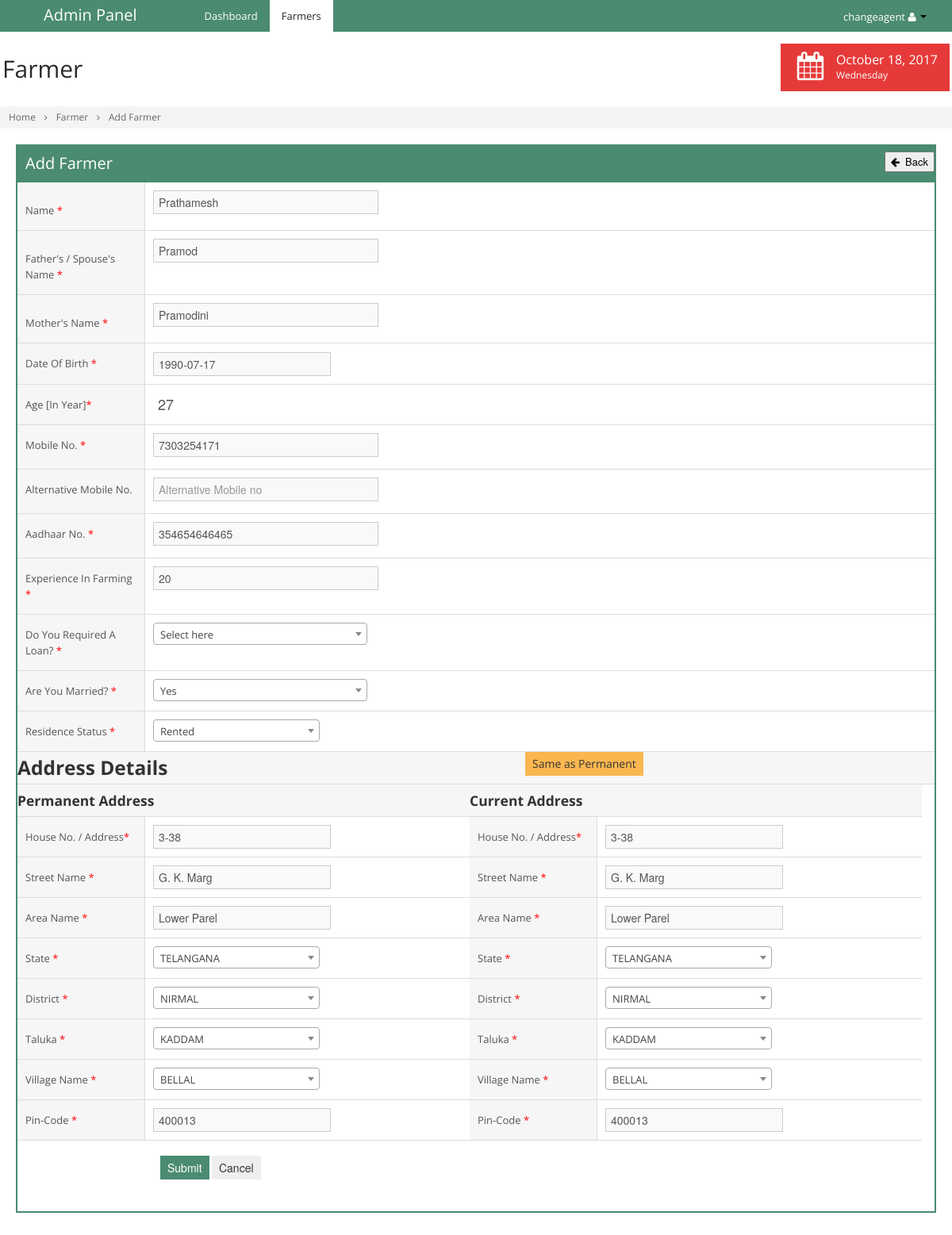
The app's page /edit_farmer.php?pag=farmers&fm_id=100001 (signed in) with its own data.
### tables this page shows
CREATE TABLE IF NOT EXISTS `tbl_farmers` (
  `id` int(11) NOT NULL AUTO_INCREMENT,
  `fm_caid` int(11) NOT NULL,
  `fm_id` int(11) NOT NULL,
  `fm_name` varchar(255) NOT NULL,
  `fm_aadhar` bigint(11) NOT NULL,
  `fm_mobileno` bigint(11) NOT NULL,
  `fm_loan` varchar(255) NOT NULL,
  `fm_amount` varchar(255) NOT NULL,
  `fm_status` int(11) NOT NULL,
  `fm_createddt` datetime NOT NULL,
  `fm_createdby` varchar(255) NOT NULL,
  `fm_modifieddt` datetime NOT NULL,
  `fm_modifiedby` varchar(255) NOT NULL,
  PRIMARY KEY (`id`)
);

CREATE TABLE IF NOT EXISTS `tbl_personal_detail` (
  `id` int(11) NOT NULL AUTO_INCREMENT,
  `fm_caid` int(11) NOT NULL,
  `fm_id` int(11) NOT NULL,
  `f1_mfname` varchar(255) NOT NULL,
  `f1_mmname` varchar(500) NOT NULL,
  `f1_father` varchar(255) NOT NULL,
  `f1_age` int(11) NOT NULL,
  `f1_dob` date NOT NULL,
  `f1_mobno` varchar(50) NOT NULL,
  `f1_altno` varchar(50) NOT NULL,
  `f1_ppno` varchar(50) NOT NULL,
  `f1_pancard` varchar(50) NOT NULL,
  `f1_vote` varchar(50) NOT NULL,
  `f1_licno` varchar(50) NOT NULL,
  `f1_otherno` varchar(50) NOT NULL,
  `f1_expfarm` varchar(50) NOT NULL,
  `f1_required_loan` varchar(15) NOT NULL,
  `f1_required_loan_amt` varchar(255) NOT NULL,
  `f1_loan_purpose` varchar(50) NOT NULL,
  `f1_crop_cycle` varchar(100) NOT NULL,
  `f1_status` int(11) NOT NULL DEFAULT '0',
  `f1_section_id` int(11) NOT NULL,
  `f1_points` int(11) NOT NULL,
  `f1_created_date` datetime NOT NULL,
  `f1_created_by` varchar(100) NOT NULL,
  `f1_modified_date` datetime NOT NULL,
  `f1_modified_by` varchar(100) NOT NULL,
  PRIMARY KEY (`id`)
);

CREATE TABLE IF NOT EXISTS `tbl_residence_details` (
  `id` int(11) NOT NULL AUTO_INCREMENT,
  `fm_caid` int(11) NOT NULL,
  `fm_id` int(11) NOT NULL,
  `f7_resistatus` varchar(20) NOT NULL,
  `f7_rent_amount` varchar(255) NOT NULL,
  `f7_phouse` varchar(150) NOT NULL,
  `f7_pstreet` varchar(150) NOT NULL,
  `f7_parea` varchar(100) NOT NULL,
  `f7_pstate` varchar(100) NOT NULL,
  `f7_pdistrict` varchar(100) NOT NULL,
  `f7_ptaluka` varchar(100) NOT NULL,
  `f7_pvillage` varchar(100) NOT NULL,
  `f7_ppin` varchar(10) NOT NULL,
  `f7_platlon` varchar(100) NOT NULL,
  `f7_chouse` varchar(50) NOT NULL,
  `f7_cstreet` varchar(50) NOT NULL,
  `f7_carea` varchar(100) NOT NULL,
  `f7_cstate` varchar(100) NOT NULL,
  `f7_cdistrict` varchar(100) NOT NULL,
  `f7_ctaluka` varchar(100) NOT NULL,
  `f7_cvillage` varchar(100) NOT NULL,
  `f7_cpin` varchar(10) NOT NULL,
  `f7_clatlon` varchar(100) NOT NULL,
  `f7_television` int(11) NOT NULL DEFAULT '0',
  `f7_refrigerator` int(11) NOT NULL DEFAULT '0',
  `f7_wmachine` int(11) NOT NULL DEFAULT '0',
  `f7_mixer` int(11) NOT NULL DEFAULT '0',
  `f7_stove` int(11) NOT NULL DEFAULT '0',
  `f7_bicycle` int(11) NOT NULL DEFAULT '0',
  `f7_ccylinder` int(11) NOT NULL DEFAULT '0',
  `f7_fans` int(11) NOT NULL DEFAULT '0',
  `f7_motorcycle` int(11) NOT NULL DEFAULT '0',
  `f7_car` int(11) NOT NULL DEFAULT '0',
  `f7_status` int(11) NOT NULL DEFAULT '0',
  `f7_section_id` int(11) NOT NULL,
  `f7_points` int(11) NOT NULL,
  `f7_reg_points` int(11) NOT NULL,
  `f7_created_date` datetime NOT NULL,
  `f7_created_by` varchar(100) NOT NULL,
  `f7_modified_date` datetime NOT NULL,
  `f7_modified_by` varchar(100) NOT NULL,
  PRIMARY KEY (`id`)
);

### edit_farmer.php (the view, shortened to what the rows shown need)
<?php
	include('include/connection.php');
    $fm_id         = (isset($_REQUEST['fm_id'])?$_REQUEST['fm_id']:"");
        ?>
        <?php
	$res_get_farmer_info = lookup_value('tbl_farmers',array(),array("fm_id"=>$fm_id),array(),array(),array());
	if($res_get_farmer_info)
	{
		$num_get_farmer_info	= mysqli_num_rows($res_get_farmer_info);
		if($num_get_farmer_info != 0)
		{
			$row_get_farmer_info	= mysqli_fetch_array($res_get_farmer_info);
		}
	}
	$res_get_farmer_personal_info = lookup_value('tbl_personal_detail',array(),array("fm_id"=>$fm_id),array(),array(),array());
	if($res_get_farmer_personal_info)
	{
		$num_get_farmer_personal_info	= mysqli_num_rows($res_get_farmer_personal_info);
		if($num_get_farmer_personal_info != 0)
		{
			$row_get_farmer_personal_info	= mysqli_fetch_array($res_get_farmer_personal_info);
		}
	}
	$res_get_farmer_residence_info = lookup_value('tbl_residence_details',array(),array("fm_id"=>$fm_id),array(),array(),array());
	if($res_get_farmer_residence_info)
	{
		$num_get_farmer_residence_info	= mysqli_num_rows($res_get_farmer_residence_info);
		if($num_get_farmer_residence_info != 0)
		{
			$row_get_farmer_residence_info	= mysqli_fetch_array($res_get_farmer_residence_info);
		}
	}
?>
<!DOCTYPE html>
<html class="not-ie no-js" lang="en">
    <head>
    </head>
    <body class="<?php echo $theme_name; ?>" data-theme="<?php echo $theme_name; ?>">
        <div class="container-fluid" id="content">
            <div id="main" style="margin-left:0px !important">
                <div class="container-fluid">
                    <div class="box box-color box-bordered lightgreen" style="padding:0px;">
                        <div class="box-content nopadding">
                            <form method="POST" enctype="multipart/form-data" class='form-horizontal form-bordered form-validate' id="frm_edit_farmer" name="frm_edit_farmer">
                                <div class="control-group">
                                    <div class="controls">
                                    	<input type="text" value="<?php echo ucwords($row_get_farmer_info['fm_name']); ?>" id="txt_name" name="txt_name" class="input-xlarge v_name" data-rule-required="true" placeholder="Enter Your Name">
                                    </div>
                                </div>
                                <div class="control-group">
                                    <div class="controls">
                                    	<input type="text" value="<?php echo ucwords($row_get_farmer_personal_info['f1_father']); ?>" id="txt_father_name" name="txt_father_name" class="input-xlarge" data-rule-required="true" placeholder="Father's / Spouse's Name">
                                    </div>
                                </div>
                                <div class="control-group">
                                    <div class="controls">
                                    	<input type="text" value="<?php echo ucwords($row_get_farmer_personal_info['f1_mfname']); ?>" id="txt_mother_name" name="txt_mother_name" class="input-xlarge v_name" data-rule-required="true" placeholder="Mother Name" >
                                    </div>
                                </div>
                                <div class="control-group">
                                    <div class="controls">
                                    	<input type="text" value="<?php echo $row_get_farmer_personal_info['f1_dob']; ?>" id="txt_dob" name="txt_dob" placeholder="Date Of Birth" class="datepicker input-large" data-rule-required="true" />
                                    </div>
                                </div>
                                <div class="control-group">
                                    <div class="controls">
                                    	<input type="text" value="<?php echo $row_get_farmer_personal_info['f1_age']; ?>" id="txt_age" name="txt_age" placeholder="Age" class="input-large" data-rule-required="true" data-rule-number="true" readonly />
                                    </div>
                                </div>
                                <div class="control-group">
                                	<div class="controls">
                                        <input type="text" value="<?php echo $row_get_farmer_info['fm_mobileno']; ?>" placeholder="Mobile no" name="fm_mobileno" id="fm_mobileno" maxlength="10"  autocomplete="off" data-rule-required="true" onBlur="Mobile(this.value);"  data-rule-minlength="10"  data-rule-maxlength="10" class="input-xlarge v_number">
                                    </div>
                                </div>
                                <div class="control-group">
                                    <div class="controls">
                                    	<input type="text" value="<?php echo $row_get_farmer_info['fm_aadhar']; ?>" placeholder="Aadhaar no" name="fm_aadhar" id="fm_aadhar" data-rule-number="true" maxlength="12" data-rule-required="true" onBlur="Aadhaar(this.value, <?php echo $fm_id; ?>);"  data-rule-minlength="12"  data-rule-maxlength="12" class="input-xlarge v_number">
                                    </div>
                                </div>
                                <div class="control-group">
                                    <div class="controls">
                                    	<input type="text" value="<?php echo $row_get_farmer_personal_info['f1_expfarm']; ?>" placeholder="Experience In Farming" name="txt_farm_experience" id="txt_farm_experience" class="v_number input-xlarge" data-rule-number="true" data-rule-required="true" data-rule-maxlength="2">
                                    </div>
                                </div>
                                <div class="control-group span6" style="clear:both;">
                                    <div class="controls">
                                    	<input type="text" value="<?php if((isset($row_get_farmer_residence_info['f7_phouse'])) && $row_get_farmer_residence_info['f7_phouse'] != '') { echo $row_get_farmer_residence_info['f7_phouse']; } ?>" id="txt_p_house_no" name="txt_p_house_no" placeholder="House Number" class="input-large" data-rule-required="true" maxlength="150" size="150" />
                                    </div>
                                </div>
                                <div class="control-group span6">
                                    <div class="controls">
                                    	<input type="text" value="<?php if((isset($row_get_farmer_residence_info['f7_chouse'])) && $row_get_farmer_residence_info['f7_chouse'] != '') { echo $row_get_farmer_residence_info['f7_chouse']; } ?>" id="txt_c_house_no" name="txt_c_house_no" placeholder="House Number" class="input-large" data-rule-required="true" maxlength="150" size="150" />
                                    </div>
                                </div>
                                <div class="control-group span6" style="clear:both;">
                                    <div class="controls">
                                    	<input type="text" value="<?php if((isset($row_get_farmer_residence_info['f7_pstreet'])) && $row_get_farmer_residence_info['f7_pstreet'] != '') { echo $row_get_farmer_residence_info['f7_pstreet']; } ?>" id="txt_p_street_name" name="txt_p_street_name" placeholder="Street Name" class="input-large" data-rule-required="true" />
                                    </div>
                                </div>
                                <div class="control-group span6">
                                    <div class="controls">
                                    	<input type="text" value="<?php if((isset($row_get_farmer_residence_info['f7_cstreet'])) && $row_get_farmer_residence_info['f7_cstreet'] != '') { echo $row_get_farmer_residence_info['f7_cstreet']; } ?>" id="txt_c_street_name" name="txt_c_street_name" placeholder="Street Name" class="input-large" data-rule-required="true" />
                                    </div>
                                </div>
                                <div class="control-group span6" style="clear:both;">
                                    <div class="controls">
                                    	<input type="text" value="<?php if((isset($row_get_farmer_residence_info['f7_parea'])) && $row_get_farmer_residence_info['f7_parea'] != '') { echo $row_get_farmer_residence_info['f7_parea']; } ?>" id="txt_p_area_name" name="txt_p_area_name" placeholder="Area Name" class="input-large" data-rule-required="true" />
                                    </div>
                                </div>
                                <div class="control-group span6">
                                    <div class="controls">
                                    	<input type="text" value="<?php if((isset($row_get_farmer_residence_info['f7_carea'])) && $row_get_farmer_residence_info['f7_carea'] != '') { echo $row_get_farmer_residence_info['f7_carea']; } ?>" id="txt_c_area_name" name="txt_c_area_name" placeholder="Area Name" class="input-large" data-rule-required="true" />
                                    </div>
                                </div>
                                <div class="control-group span6" style="clear:both;">
                                    <div class="controls">
                                    	<input type="text" value="<?php if((isset($row_get_farmer_residence_info['f7_ppin'])) && $row_get_farmer_residence_info['f7_ppin'] != ''){ echo $row_get_farmer_residence_info['f7_ppin']; } ?>" id="txt_p_pincode" name="txt_p_pincode" placeholder="Pin-Code" class="input-large" data-rule-required="true" data-rule-number="true" minlength="6" maxlength="6" size="6" />
                                    </div>
                                </div>
                                <div class="control-group span6">
                                    <div class="controls">
                                    	<input type="text" value="<?php if((isset($row_get_farmer_residence_info['f7_cpin'])) && $row_get_farmer_residence_info['f7_cpin'] != ''){ echo $row_get_farmer_residence_info['f7_cpin']; } ?>" id="txt_c_pincode" name="txt_c_pincode" placeholder="Pin-Code" class="input-large" data-rule-required="true" data-rule-number="true" minlength="6" maxlength="6" size="6" />
                                    </div>
                                </div>
                            </form>
                    	</div>
                	</div>
                </div>
	        </div>
        </div>
    </body>
</html>

### records on screen
tbl_farmers: txt_name "Prathamesh", fm_mobileno "7303254171", fm_aadhar "354654646465"
tbl_personal_detail: txt_father_name "Pramod", txt_mother_name "Pramodini", txt_dob "1990-07-17", txt_age "27", txt_farm_experience "20"
tbl_residence_details: txt_p_house_no "3-38", txt_c_house_no "3-38", txt_p_street_name "G. K. Marg", txt_c_street_name "G. K. Marg", txt_p_area_name "Lower Parel", txt_c_area_name "Lower Parel", txt_p_pincode "400013", txt_c_pincode "400013"

### other values on screen
$_SESSION['sqyard_user'] "changeagent"
$feature_name "Farmer"
$home_name "Home"
$title "Add Farmer"
